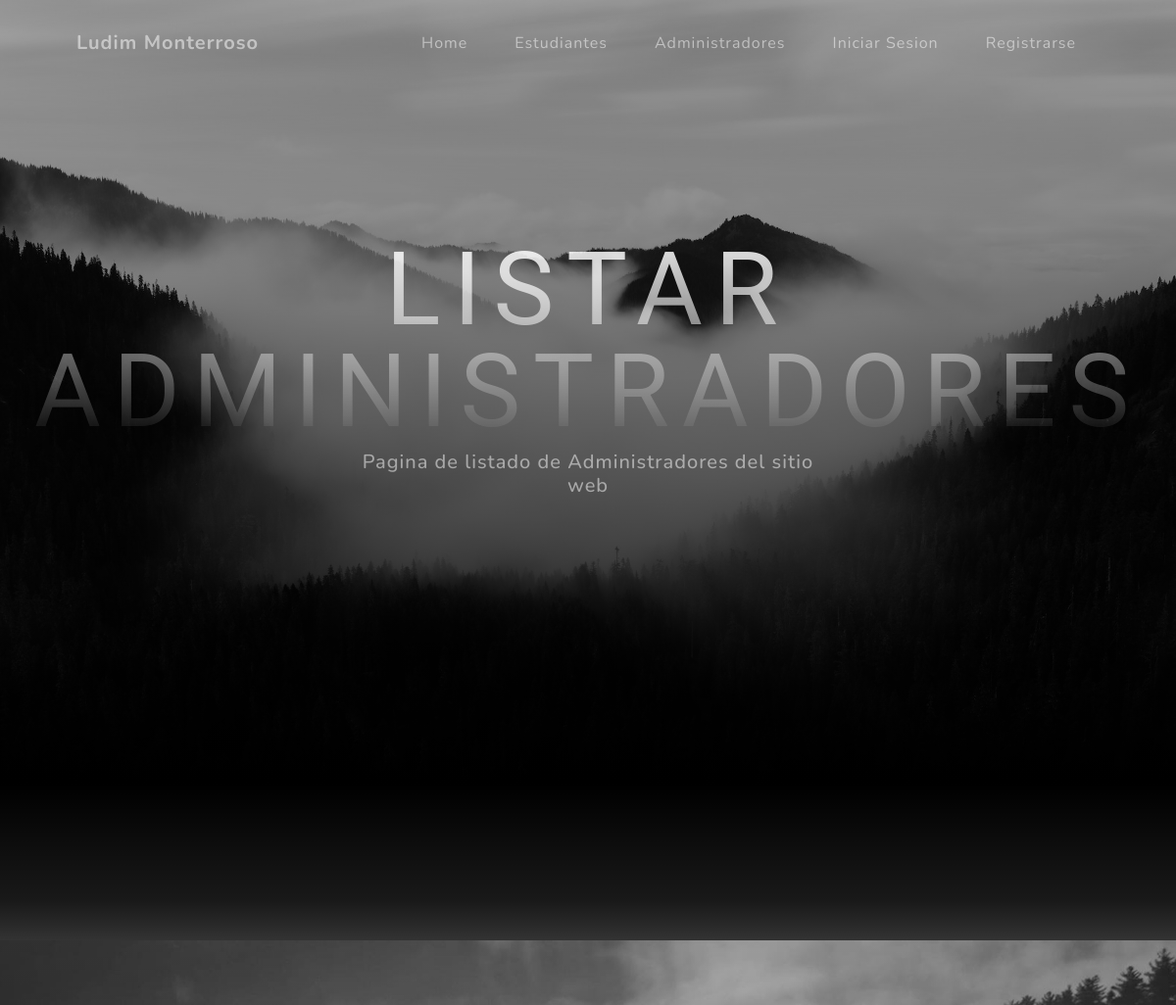
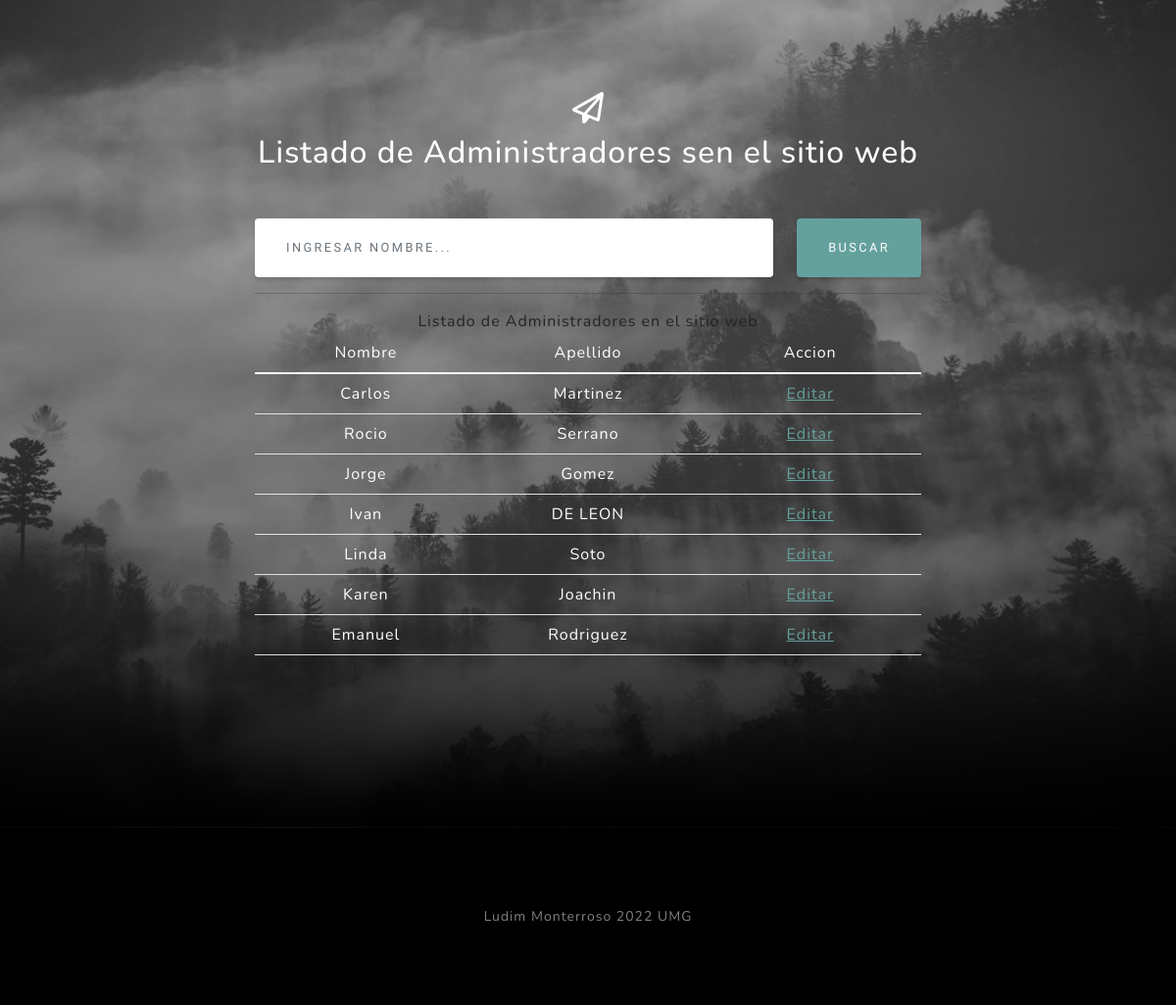
Screenshot of /home/listaradministradores/ with the database file from the repository (2 pictures, top to bottom).
### Apps/home/models.py (models this page shows, shortened)
class Administrador(models.Model):
    nombre= models.CharField(max_length=100)
    apellido= models.CharField(max_length=200)
    creacion = models.DateTimeField(auto_now_add = True)

### Apps/home/views.py (the view)
# urls.py: path('listaradministradores/',ListarAdministradoresView.as_view(), name='listaradministradoresapp'),
class ListarAdministradoresView(ListView):
    template_name='listaradministradores.html'
    model = Administrador
    def get_queryset(self):
        vNombre = self.request.GET.get('nombre')
        if(vNombre):
            return Administrador.objects.filter(nombre__icontains=vNombre)
        else:
            return Administrador.objects.all()

### Apps/home/templates/listaradministradores.html (shortened to what this page needs)
{% extends 'base.html' %}
{% block contenido %}
    <header class="masthead">
        <div class="container px-4 px-lg-5 d-flex h-100 align-items-center justify-content-center">
            <div class="d-flex justify-content-center">
                <div class="text-center">
                    <h1 class="mx-auto my-0 text-uppercase">LISTAR ADMINISTRADORES</h1>
                    <h2 class="text-white-50 mx-auto mt-2 mb-5">Pagina de listado de Administradores del sitio web</h2>
                </div>
            </div>
        </div>
    </header>
    <section class="about-section text-center" id="about">
    </section>
    <section class="signup-section" id="signup">
        <div class="container px-4 px-lg-5">
            <div class="row gx-4 gx-lg-5">
                <div class="col-md-10 col-lg-8 mx-auto text-center">
                    <i class="far fa-paper-plane fa-2x mb-2 text-white"></i>
                    <h2 class="text-white mb-5">Listado de Administradores sen el sitio web</h2>
                    <form class="form-signup" id="contactForm" data-sb-form-api-token="API_TOKEN" action="" method="GET">
                        <div class="row input-group-newsletter">
                            <div class="col">
                                <input class="form-control" id="emailAddress" type="text" name="nombre" value="{{request.GET.nombre}}" placeholder="ingresar nombre...">
                            </div>
                            <div class="col-auto">
                                <button class="btn btn-primary" id="submitButton" type="submit">Buscar</button>
                            </div>
                        </div>
                    </form>
                    <hr>
                    <caption>Listado de Administradores en el sitio web</caption>
                    <table class="table" style="color:#FFFFFF">
                        <thead>
                            <tr>
                                <td class="col-4 themed-grid-col">Nombre</td>
                                <td class="col-4 themed-grid-col">Apellido</td>
                                <td class="col-4 themed-grid-col">Accion</td>
                            </tr>
                        </thead>
                        <tbody>
                            {% for est in object_list %}
                            <tr>
                                <td>
                                    {{ est.nombre }}
                                </td>
                                <td>
                                    {{ est.apellido }}
                                </td>
                                <td>
                                    <a href="{% url 'home:editaradministradoresapp' est.id %}" >Editar</a>
                                </td>
                            </tr>
                            {% endfor %}
                        </tbody>
                    </table>
                </div>
            </div>
        </div>
    </section>
{% endblock %}

### rows the page displays
Administrador: nombre "Carlos", apellido "Martinez"
Administrador: nombre "Rocio", apellido "Serrano"
Administrador: nombre "Jorge", apellido "Gomez"
Administrador: nombre "Ivan", apellido "DE LEON"
Administrador: nombre "Linda", apellido "Soto"
Administrador: nombre "Karen", apellido "Joachin"
Administrador: nombre "Emanuel", apellido "Rodriguez"
